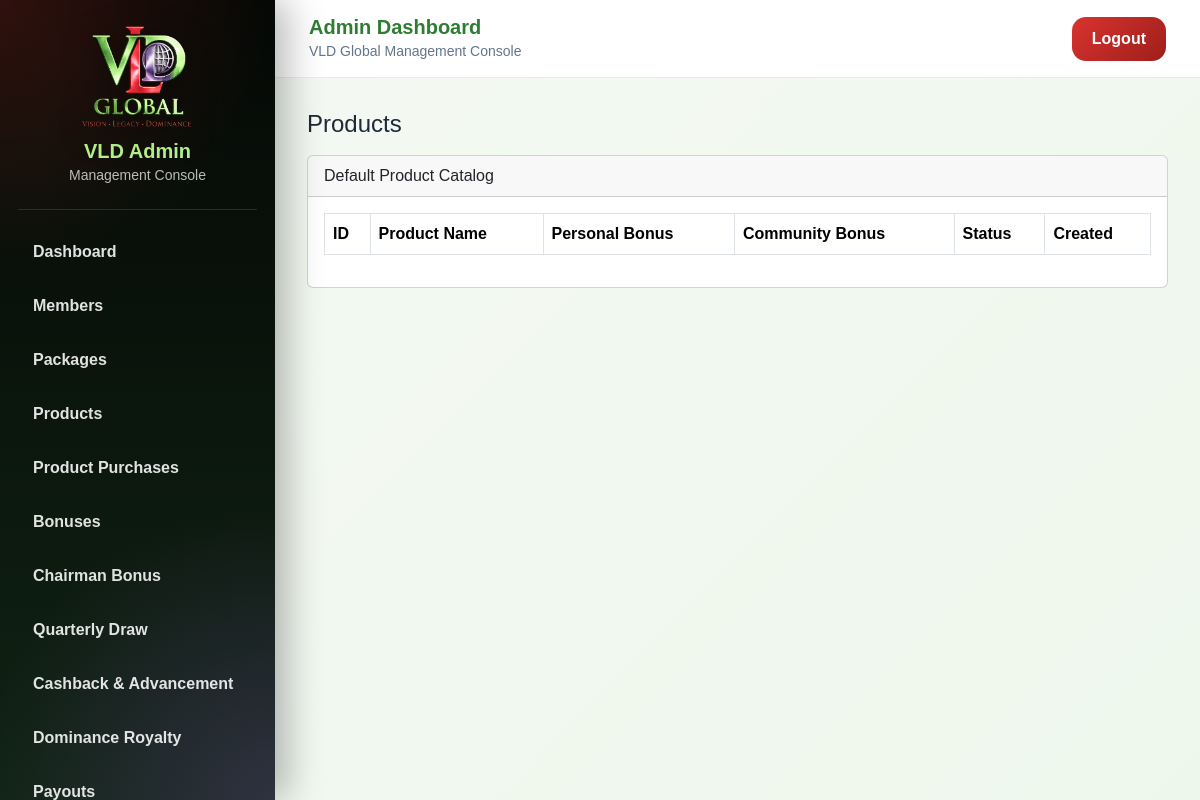
The app's page /admin/index.php?page=products (signed in), older data.
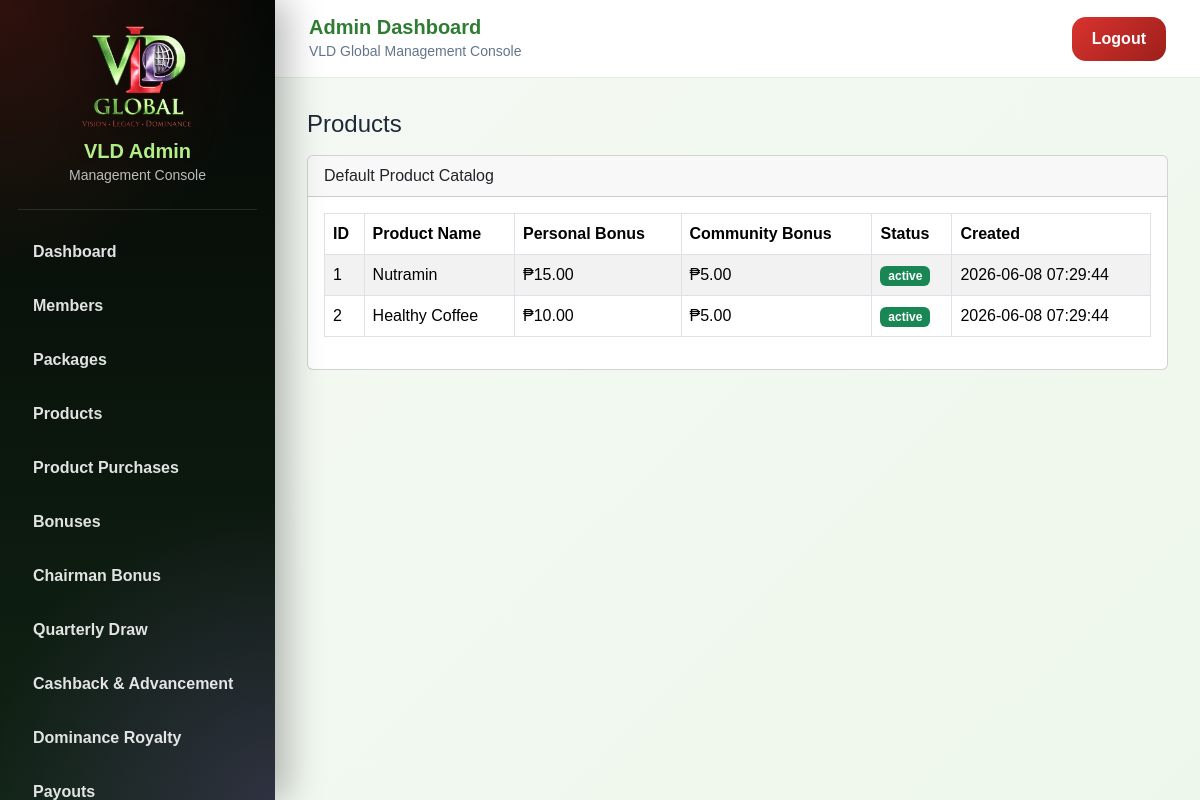
The same page, newer data.
### tables this page shows
CREATE TABLE `products` (
  `id` int(11) NOT NULL AUTO_INCREMENT,
  `name` varchar(100) DEFAULT NULL,
  `personal_bonus` decimal(10,2) NOT NULL DEFAULT 0.00,
  `community_bonus` decimal(10,2) NOT NULL DEFAULT 0.00,
  `status` varchar(20) NOT NULL DEFAULT 'active',
  `created_at` datetime DEFAULT current_timestamp(),
  PRIMARY KEY (`id`),
  KEY `idx_products_status` (`status`)
);

### admin/index.php (called while the page is built, shortened)
<?php
include 'main.php';
?>

### admin/pages/products.php (the view, shortened to what this page needs)
<?php
$result = $conn->query("
    SELECT id, name, personal_bonus, community_bonus, status, created_at
    FROM products
    WHERE id IN (1, 2)
    ORDER BY id ASC
");
?>
<h4>Products</h4>
<div class="card mt-3">
    <div class="card-header">Default Product Catalog</div>
    <div class="card-body">
        <div class="table-responsive">
            <table class="table table-bordered table-striped align-middle">
                <thead>
                    <tr>
                        <th>ID</th>
                        <th>Product Name</th>
                        <th>Personal Bonus</th>
                        <th>Community Bonus</th>
                        <th>Status</th>
                        <th>Created</th>
                    </tr>
                </thead>
                <tbody>
                    <?php while ($row = $result->fetch_assoc()): ?>
                        <tr>
                            <td><?php echo (int)$row['id']; ?></td>
                            <td><?php echo htmlspecialchars($row['name']); ?></td>
                            <td>&#8369;<?php echo number_format((float)$row['personal_bonus'], 2); ?></td>
                            <td>&#8369;<?php echo number_format((float)$row['community_bonus'], 2); ?></td>
                            <td>
                                <span class="badge <?php echo $row['status'] === 'active' ? 'bg-success' : 'bg-secondary'; ?>">
                                    <?php echo htmlspecialchars($row['status']); ?>
                                </span>
                            </td>
                            <td><?php echo htmlspecialchars($row['created_at'] ?? ''); ?></td>
                        </tr>
                    <?php endwhile; ?>
                </tbody>
            </table>
        </div>
    </div>
</div>

### admin/includes/header.php (shortened to what this page needs)
<!DOCTYPE html>
<html>
<head>
    <link href="https://cdn.jsdelivr.net/npm/bootstrap@5.3.3/dist/css/bootstrap.min.css" rel="stylesheet">
    <link href="assets/style.css" rel="stylesheet">
</head>
<body class="admin-body">

### admin/includes/sidebar.php (shortened to what this page needs)
<div class="admin-shell">
<aside class="admin-sidebar" id="adminSidebar">
    <div class="admin-brand">
        <img src="../assets/logo.png" alt="VLD Global">
        <h5>VLD Admin</h5>
        <small>Management Console</small>
    </div>
    <nav class="admin-nav">
        <a href="index.php?page=dashboard">Dashboard</a>
        <a href="index.php?page=members">Members</a>
        <a href="index.php?page=packages">Packages</a>
        <a href="index.php?page=products">Products</a>
        <a href="index.php?page=product_purchases">Product Purchases</a>
        <a href="index.php?page=bonuses">Bonuses</a>
        <a href="index.php?page=chairman_bonus">Chairman Bonus</a>
		 <a href="index.php?page=quarterly_draw">Quarterly Draw</a>
        <a href="index.php?page=cashback">Cashback &amp; Advancement</a>
        <a href="index.php?page=royalty">Dominance Royalty</a>
        <a href="index.php?page=payouts">Payouts</a>
    </nav>
</aside>
<main class="admin-main" id="adminMain">

### admin/includes/topbar.php (shortened to what this page needs)
<div class="admin-topbar">
    <div class="d-flex align-items-center gap-3">
        <div>
            <h5>Admin Dashboard</h5>
            <small>VLD Global Management Console</small>
        </div>
    </div>
    <a href="logout.php" class="btn admin-logout-btn">Logout</a>
</div>

### admin/main.php (shortened to what this page needs)
<?php
include 'includes/header.php';
include 'includes/sidebar.php';
include 'includes/topbar.php';
?>
<div class="admin-content">
    <?php include $page; ?>
</div>
<?php include 'includes/footer.php'; ?>

### admin/includes/footer.php (shortened to what this page needs)
</main>
</div>
</body>
</html>

### admin/assets/style.css (style rules this page uses)
:root { --admin-green: #6FBF4A; --admin-green-dark: #2E7D32; --admin-green-light: #B7F28A; --admin-red: #D9332E; --admin-red-dark: #9E1F1B; --admin-purple: #7654A6; --admin-purple-dark: #4B2E68; --admin-deep: #050805; --admin-dark: #111A13; --admin-bg: #F5FAF4; --admin-text: #1F2937; --admin-muted: #64748B; --admin-border: #E5E7EB; }
* { box-sizing: border-box; }
.admin-body { margin: 0; background: linear-gradient(135deg, #F5FAF4, #EEF7EC); font-family: Arial, sans-serif; color: var(--admin-text); }
.admin-shell { display: flex; min-height: 100vh; }
.admin-sidebar { width: 275px; position: fixed; inset: 0 auto 0 0; background: radial-gradient(circle at top left, rgba(217,51,46,0.20), transparent 32%), radial-gradient(circle at bottom right, rgba(118,84,166,0.30), transparent 35%), linear-gradient(180deg, #050805, #102314); color: #fff; padding: 24px 18px; box-shadow: 12px 0 35px rgba(0,0,0,0.28); z-index: 1050; overflow-y: auto; transition: transform 0.25s ease; }
.admin-brand { text-align: center; padding-bottom: 22px; margin-bottom: 18px; border-bottom: 1px solid rgba(255,255,255,0.12); }
.admin-brand img { width: 115px; margin-bottom: 10px; filter: drop-shadow(0 8px 18px rgba(0,0,0,0.45)); }
.admin-brand h5 { color: var(--admin-green-light); font-weight: 900; margin: 0; }
.admin-brand small { color: rgba(255,255,255,0.72); }
.admin-nav a { display: block; color: rgba(255,255,255,0.88); text-decoration: none; padding: 12px 15px; border-radius: 14px; margin-bottom: 6px; font-weight: 700; transition: 0.2s; }
.admin-main { margin-left: 275px; width: calc(100% - 275px); min-height: 100vh; }
.admin-topbar { height: 78px; background: rgba(255,255,255,0.96); backdrop-filter: blur(10px); border-bottom: 1px solid rgba(46,125,50,0.12); padding: 0 34px; display: flex; justify-content: space-between; align-items: center; position: sticky; top: 0; z-index: 1020; }
.admin-topbar h5 { margin: 0; color: var(--admin-green-dark); font-weight: 900; }
.admin-topbar small { color: var(--admin-muted); }
.admin-logout-btn { background: linear-gradient(135deg, var(--admin-red), var(--admin-red-dark)); color: #fff; border-radius: 14px; padding: 10px 20px; font-weight: 800; border: none; }
.admin-content { padding: 32px; }
@media (min-width: 992px) { .admin-sidebar { transform: translateX(0); } }
@media (min-width: 992px) { .admin-main { margin-left: 275px; width: calc(100% - 275px); } }

Row changes from the older to the newer data that the page shows:
added products: id "1", name "Nutramin", personal_bonus "15.00", community_bonus "5.00", status "active", created_at "2026-06-08 07:29:44"
added products: id "2", name "Healthy Coffee", personal_bonus "10.00", community_bonus "5.00", status "active", created_at "2026-06-08 07:29:44"
